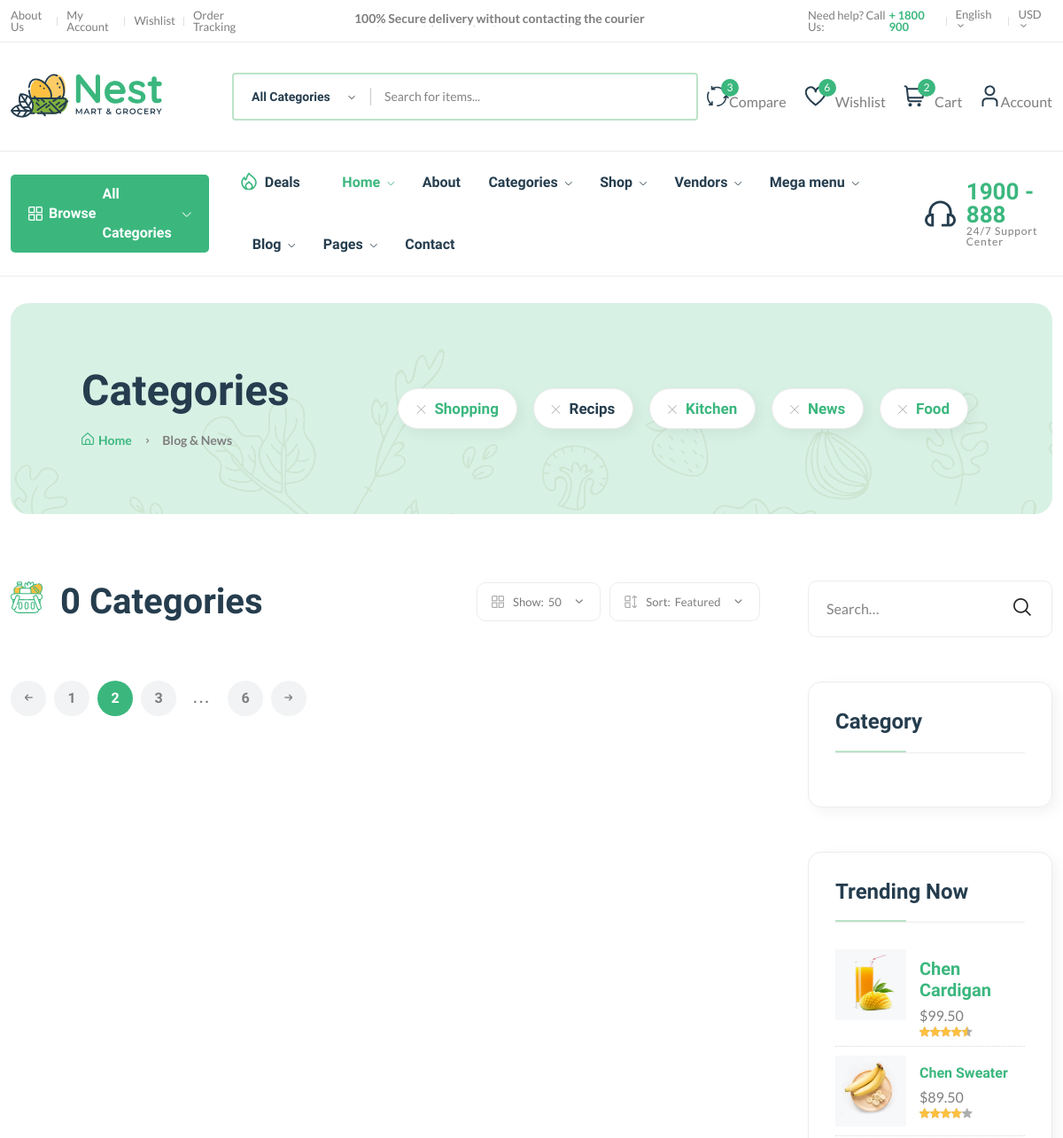
The app's page /category/ (upper part), older data.
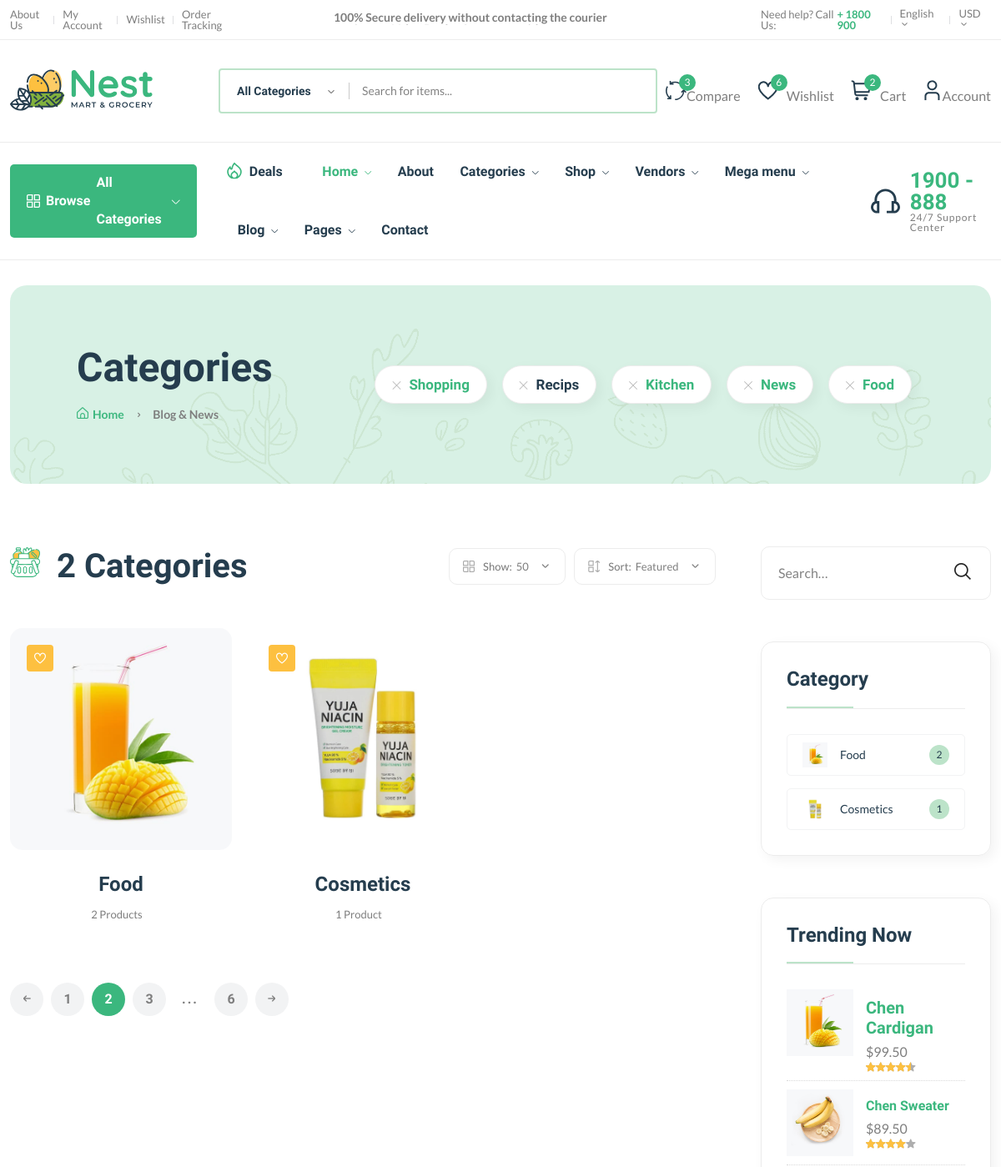
The same page, newer data.
### core/models.py (models this page shows, shortened)
class Category(models.Model):
    cid = ShortUUIDField(unique=True, length = 10, max_length=30, prefix="cat", alphabet="abcdefgh12345")
    title = models.CharField(max_length=100, default="Food")
    image = models.ImageField(upload_to="category", default="category.jpg")
    class Meta:
        verbose_name_plural = "Categories"

### core/views.py (the view)
# urls.py: path("category/", category_list_view, name='category-list'),
def category_list_view(request):
    categories = Category.objects.all()
    context = {
        "categories" : categories
    }
    return render(request, 'core/category-list.html', context)

### templates/core/category-list.html (shortened to what this page needs)
{% extends 'partials/base.html' %}
{% load static %}
{% block content %}
    <main class="main">
        <div class="page-header mt-30 mb-75">
            <div class="container">
                <div class="archive-header">
                    <div class="row align-items-center">
                        <div class="col-xl-3">
                            <h1 class="mb-15">Categories</h1>
                            <div class="breadcrumb">
                                <a href="index.html" rel="nofollow"><i class="fi-rs-home mr-5"></i>Home</a>
                                <span></span> Blog & News
                            </div>
                        </div>
                        <div class="col-xl-9 text-end d-none d-xl-block">
                            <ul class="tags-list">
                                <li class="hover-up">
                                    <a href="blog-category-grid.html"><i class="fi-rs-cross mr-10"></i>Shopping</a>
                                </li>
                                <li class="hover-up active">
                                    <a href="blog-category-grid.html"><i class="fi-rs-cross mr-10"></i>Recips</a>
                                </li>
                                <li class="hover-up">
                                    <a href="blog-category-grid.html"><i class="fi-rs-cross mr-10"></i>Kitchen</a>
                                </li>
                                <li class="hover-up">
                                    <a href="blog-category-grid.html"><i class="fi-rs-cross mr-10"></i>News</a>
                                </li>
                                <li class="hover-up mr-0">
                                    <a href="blog-category-grid.html"><i class="fi-rs-cross mr-10"></i>Food</a>
                                </li>
                            </ul>
                        </div>
                    </div>
                </div>
            </div>
        </div>
        <div class="page-content mb-50">
            <div class="container">
                <div class="row">
                    <div class="col-lg-9">
                        <div class="shop-product-fillter mb-50 pr-30">
                            <div class="totall-product">
                                <h2>
                                    <img class="w-36px mr-10" src="{% static 'assets/imgs/theme/icons/category-1.svg' %}" alt="" />
                                    {{ categories.count }} Categories
                                </h2>
                            </div>
                            <div class="sort-by-product-area">
                                <div class="sort-by-cover mr-10">
                                    <div class="sort-by-product-wrap">
                                        <div class="sort-by">
                                            <span><i class="fi-rs-apps"></i>Show:</span>
                                        </div>
                                        <div class="sort-by-dropdown-wrap">
                                            <span> 50 <i class="fi-rs-angle-small-down"></i></span>
                                        </div>
                                    </div>
                                </div>
                                <div class="sort-by-cover">
                                    <div class="sort-by-product-wrap">
                                        <div class="sort-by">
                                            <span><i class="fi-rs-apps-sort"></i>Sort:</span>
                                        </div>
                                        <div class="sort-by-dropdown-wrap">
                                            <span>Featured <i class="fi-rs-angle-small-down"></i></span>
                                        </div>
                                    </div>
                                </div>
                            </div>
                        </div>
                        <div class="loop-grid pr-30">
                            <div class="row">
                                {% for c in categories %}
                                <article class="col-xl-4 col-lg-6 col-md-6 text-center hover-up mb-30 animated">
                                    <div class="post-thumb">
                                        <a href="{% url 'core:category-product-list' c.cid%}">
                                            <img class="border-radius-15" src="{{ c.image.url}}" alt="" />
                                        </a>
                                        <div class="entry-meta">
                                            <a class="entry-meta meta-2" href="blog-category-grid.html"><i
                                                    class="fi-rs-heart"></i></a>
                                        </div>
                                    </div>
                                    <div class="entry-content-2">
                                        <h4 class="post-title mb-15">
                                            <a href="{% url 'core:category-product-list' c.cid%}">{{ c.title }}</a>
                                        </h4>
                                        <div class="entry-meta font-xs color-grey mt-10 pb-10">
                                            <div>
                                                <span class="hit-count mr-10">{{ c.category.count}} Product{{c.category.count|pluralize}}</span>
                                            </div>
                                        </div>
                                    </div>
                                </article>
                                {% endfor%}
                            </div>
                        </div>
                        <div class="pagination-area mt-15 mb-sm-5 mb-lg-0">
                            <nav aria-label="Page navigation example">
                                <ul class="pagination justify-content-start">
                                    <li class="page-item">
                                        <a class="page-link" href="#"><i class="fi-rs-arrow-small-left"></i></a>
                                    </li>
                                    <li class="page-item"><a class="page-link" href="#">1</a></li>
                                    <li class="page-item active"><a class="page-link" href="#">2</a></li>
                                    <li class="page-item"><a class="page-link" href="#">3</a></li>
                                    <li class="page-item"><a class="page-link dot" href="#">...</a></li>
                                    <li class="page-item"><a class="page-link" href="#">6</a></li>
                                    <li class="page-item">
                                        <a class="page-link" href="#"><i class="fi-rs-arrow-small-right"></i></a>
                                    </li>
                                </ul>
                            </nav>
                        </div>
                    </div>
                    <div class="col-lg-3 primary-sidebar sticky-sidebar">
                        <div class="widget-area">
                            <div class="sidebar-widget-2 widget_search mb-50">
                                <div class="search-form">
                                    <form action="#">
                                        <input type="text" placeholder="Search…" />
                                        <button type="submit"><i class="fi-rs-search"></i></button>
                                    </form>
                                </div>
                            </div>
                            <div class="sidebar-widget widget-category-2 mb-50">
                                <h5 class="section-title style-1 mb-30">Category</h5>
                                <ul>
                                    {% for c in categories %}
                                    <li>
                                        <a href="shop-grid-right.html"> <img
                                                src="{{c.image.url}}" alt="" />{{c.title}}</a><span class="count">{{c.category.count}}</span>
                                    </li>
                                    {% endfor %}
                                </ul>
                            </div>
                            <div class="sidebar-widget product-sidebar mb-50 p-30 bg-grey border-radius-10">
                                <h5 class="section-title style-1 mb-30">Trending Now</h5>
                                <div class="single-post clearfix">
                                    <div class="image">
                                        <img src="{% static 'assets/imgs/shop/thumbnail-3.jpg' %}" alt="#" />
                                    </div>
                                    <div class="content pt-10">
                                        <h5><a href="shop-product-detail.html">Chen Cardigan</a></h5>
                                        <p class="price mb-0 mt-5">$99.50</p>
                                        <div class="product-rate">
                                            <div class="product-rating" style="width: 90%"></div>
                                        </div>
                                    </div>
                                </div>
                                <div class="single-post clearfix">
                                    <div class="image">
                                        <img src="{% static 'assets/imgs/shop/thumbnail-4.jpg' %}" alt="#" />
                                    </div>
                                    <div class="content pt-10">
                                        <h6><a href="shop-product-detail.html">Chen Sweater</a></h6>
                                        <p class="price mb-0 mt-5">$89.50</p>
                                        <div class="product-rate">
                                            <div class="product-rating" style="width: 80%"></div>
                                        </div>
                                    </div>
                                </div>
                            </div>
                        </div>
                    </div>
                </div>
            </div>
        </div>
    </main>
    {% endblock content%}

Row changes from the older to the newer data that the page shows:
added Category: image (picture), title "Food", category.count "2"
added Category: image (picture), title "Cosmetics", category.count "1"
Text that changed along with them:
{{ categories.count }}: "0" → "2"
